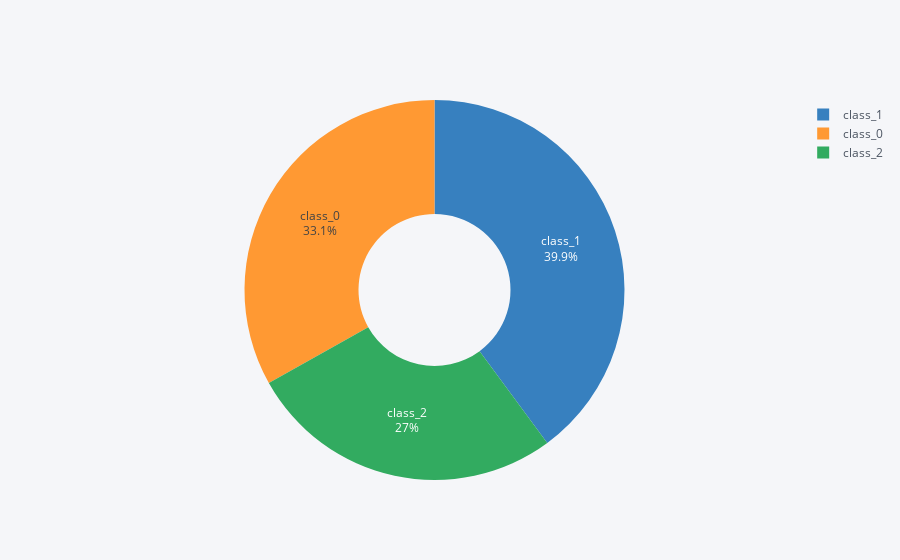

Source (notebook cell):
### Code cell
wine_cnt.iplot(kind="pie",
                             labels="WineType",
                             values="Count",
                             textinfo='percent+label', hole=.4,
                             )

### Figure 1 — Plotly figure (JSON) as saved in the notebook; plotly's stock layout.template omitted (floating-point values rounded to 4 significant figures)
{"data": [{"hole": 0.4, "labels": ["class_0", "class_1", "class_2"], "marker": {"colors": ["rgba(255, 153, 51, 1.0)", "rgba(55, 128, 191, 1.0)", "rgba(50, 171, 96, 1.0)"]}, "name": "", "textinfo": "percent+label", "type": "pie", "values": [59, 71, 48]}], "layout": {"legend": {"bgcolor": "#F5F6F9", "font": {"color": "#4D5663"}}, "paper_bgcolor": "#F5F6F9", "plot_bgcolor": "#F5F6F9", "titlefont": {"color": "#4D5663"}}}
